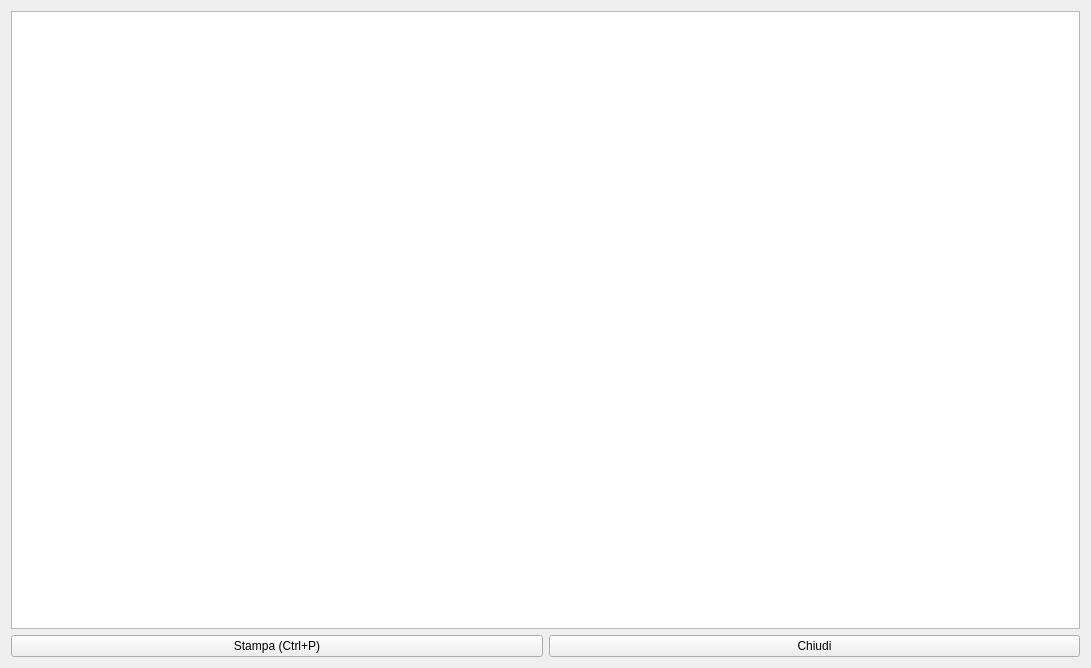
<?xml version="1.0" encoding="UTF-8"?>
<ui version="4.0">
 <class>HRecipesOverview</class>
 <widget class="QWidget" name="HRecipesOverview">
  <property name="geometry">
   <rect>
    <x>0</x>
    <y>0</y>
    <width>1091</width>
    <height>668</height>
   </rect>
  </property>
  <property name="windowTitle">
   <string> Percentuale Ingredienti Ricette</string>
  </property>
  <property name="windowIcon">
   <iconset resource="icons.qrc">
    <normaloff>:/Resources/Bar-chart64.png</normaloff>:/Resources/Bar-chart64.png</iconset>
  </property>
  <layout class="QVBoxLayout" name="verticalLayout">
   <item>
    <widget class="QTableView" name="tvResult">
     <property name="selectionMode">
      <enum>QAbstractItemView::SingleSelection</enum>
     </property>
     <property name="selectionBehavior">
      <enum>QAbstractItemView::SelectRows</enum>
     </property>
     <property name="sortingEnabled">
      <bool>true</bool>
     </property>
     <attribute name="verticalHeaderVisible">
      <bool>false</bool>
     </attribute>
    </widget>
   </item>
   <item>
    <layout class="QGridLayout" name="gridLayout">
     <item row="0" column="1">
      <widget class="QPushButton" name="pbPrint">
       <property name="text">
        <string>Stampa (Ctrl+P)</string>
       </property>
       <property name="icon">
        <iconset resource="icons.qrc">
         <normaloff>:/Resources/print-icon.png</normaloff>:/Resources/print-icon.png</iconset>
       </property>
       <property name="iconSize">
        <size>
         <width>32</width>
         <height>32</height>
        </size>
       </property>
       <property name="shortcut">
        <string>Ctrl+P</string>
       </property>
      </widget>
     </item>
     <item row="0" column="2">
      <widget class="QPushButton" name="pbClose">
       <property name="text">
        <string>Chiudi</string>
       </property>
       <property name="icon">
        <iconset resource="icons.qrc">
         <normaloff>:/Resources/Actions-window-close-icon.png</normaloff>:/Resources/Actions-window-close-icon.png</iconset>
       </property>
       <property name="iconSize">
        <size>
         <width>32</width>
         <height>32</height>
        </size>
       </property>
      </widget>
     </item>
    </layout>
   </item>
  </layout>
 </widget>
 <resources>
  <include location="icons.qrc"/>
 </resources>
 <connections/>
</ui>
